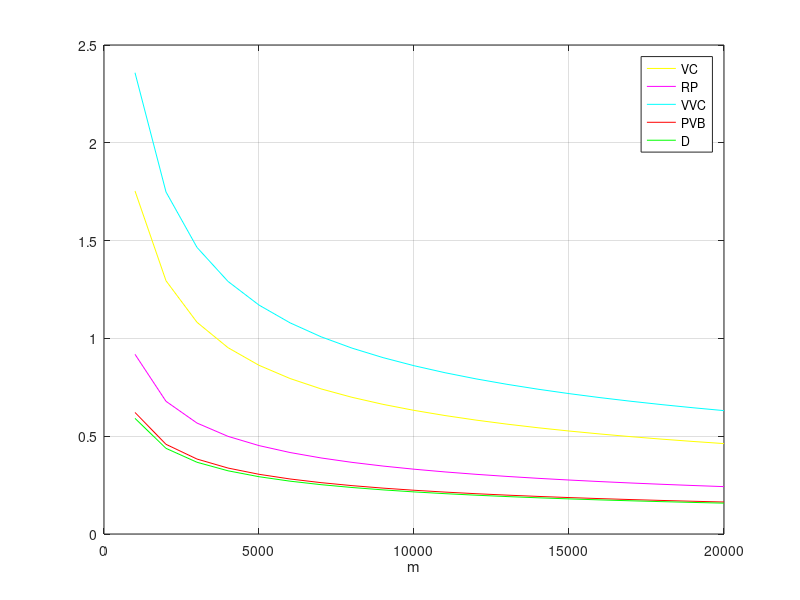

Write MATLAB code to recreate this figure.
clear;

m = 1e3:1e3:2e4;

VC = sqrt(8 * log( 4*(2.*m).^50/0.05 ) ./ m);
plot(m, VC, 'y');
hold on
grid on
xlabel('m')

RP = sqrt(2 * log(2 * m.^51) ./ m) + sqrt(2 * log(1/0.05) ./ m) + 1 ./ m;
plot(m, RP, 'm');

VVC = sqrt(16 * log(2 * m.^50 / sqrt(0.05)) ./ m);
plot(m, VVC, 'c');

PVB = (1+sqrt(1+m.*log(120 * (2*m).^50))) ./ m;
plot(m, PVB, 'r');

D = zeros(size(m));
for i = 1: 20
	epsilon_new = 2.5;
	epsilon_old = 10;
	while abs(epsilon_new - epsilon_old) > 0.05;
		epsilon_old = epsilon_new;
		epsilon_new = sqrt( ( 4*epsilon_old*(1+epsilon_old) + log(80) + 100*log(m(i)) )/( 2*m(i) ) );
	end
	D(i) = epsilon_new;
end
plot(m, D, 'g');
%ylim([0, 2.5]);
legend('VC', 'RP', 'VVC', 'PVB', 'D');
